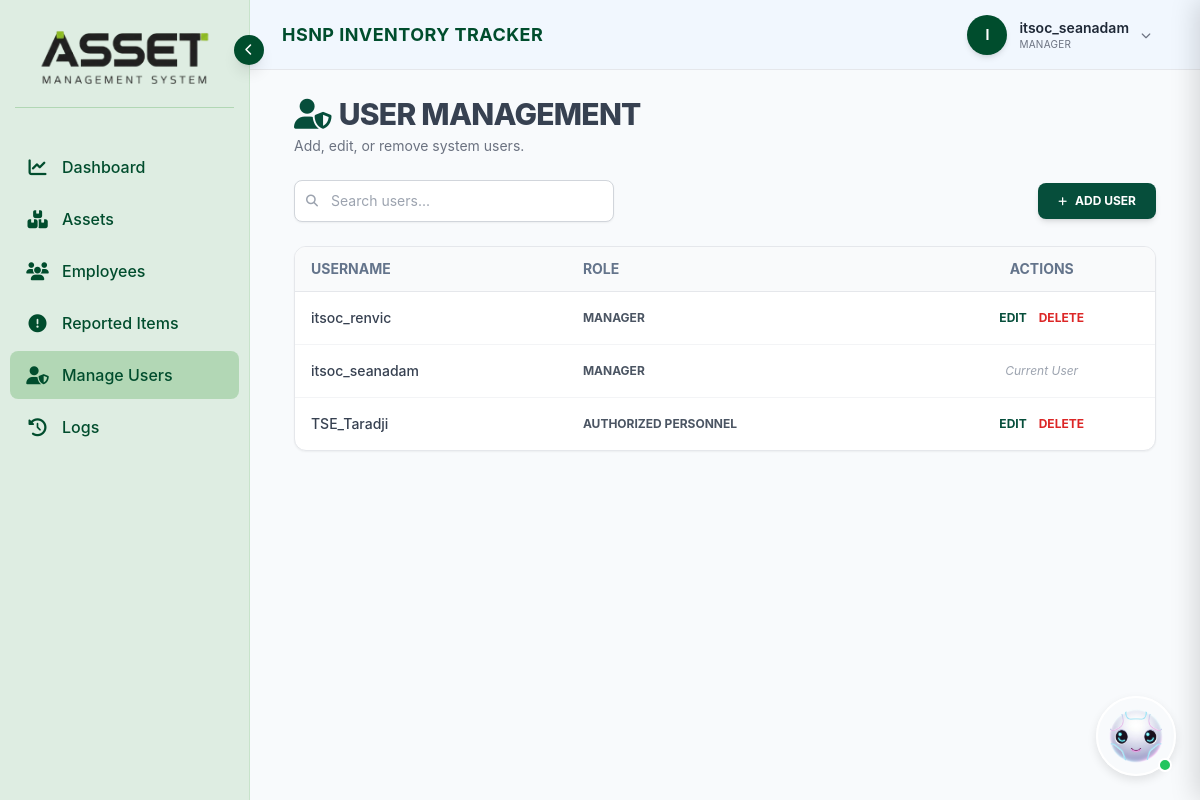
The page /index.php?page=users (signed in) on the database its author committed.
### tables this page shows
CREATE TABLE IF NOT EXISTS `users` (
  `id` int NOT NULL AUTO_INCREMENT,
  `username` varchar(50) NOT NULL,
  `password` varchar(255) NOT NULL,
  `role` enum('Manager','Authorized Personnel') NOT NULL,
  `created_at` timestamp NOT NULL DEFAULT CURRENT_TIMESTAMP,
  `displayname` varchar(100) DEFAULT NULL,
  PRIMARY KEY (`id`),
  UNIQUE KEY `username` (`username`)
);

### add_user.php (the view, shortened to what this page needs)
<?php
include 'db.php';
$stmt = $conn->prepare("SELECT id, username, role FROM users ORDER BY username ASC");
$stmt->execute();
$users = $stmt->get_result();
?>
<div class="max-w-6xl mx-auto px-4 py-6 md:px-5 md:py-8">
    <div class="header-section mb-6">
        <h1 class="text-2xl md:text-3xl font-extrabold uppercase tracking-tight text-gray-700 flex items-center gap-2">
            <i class="fas fa-user-shield text-emerald-900"></i> User Management
        </h1>
        <p class="text-gray-500 text-xs md:text-sm mt-1">Add, edit, or remove system users.</p>
    </div>
    <div class="flex flex-col md:flex-row md:justify-between items-stretch md:items-center gap-4 mb-6">
        <div class="relative w-full md:w-80">
            <i class="fas fa-search absolute left-3 top-1/2 -translate-y-1/2 text-gray-400 text-xs"></i>
            <input type="text" id="liveSearch" autocomplete="off" placeholder="Search users..."
                class="w-full pl-9 pr-4 py-2.5 border border-gray-300 rounded-lg focus:ring-2 focus:ring-emerald-900/20 focus:border-emerald-900 outline-none text-sm transition-all shadow-sm">
        </div>
        <button onclick="openAddUser()" class="bg-emerald-900 text-white px-5 py-3 md:py-2.5 rounded-lg font-bold uppercase text-xs flex items-center justify-center gap-2 hover:bg-emerald-950 transition-colors shadow-md active:scale-95">
            <i class="fas fa-plus text-[10px]"></i> Add User
        </button>
    </div>
    <div class="bg-white border border-gray-200 rounded-xl shadow-sm overflow-hidden">
        <table class="w-full text-left text-sm border-collapse" id="userTable">
            <thead class="hidden md:table-header-group bg-gray-50 border-b border-gray-200 uppercase text-slate-500 font-semibold">
                <tr>
                    <th class="px-4 py-3">Username</th>
                    <th class="px-4 py-3">Role</th>
                    <th class="px-4 py-3 text-center">Actions</th>
                </tr>
            </thead>
            <tbody id="userTableBody" class="divide-y divide-gray-100 block md:table-row-group">
                <?php if($users->num_rows === 0): ?>
                    <tr id="initialNoData" class="block md:table-row"><td colspan="3" class="text-center py-10 text-gray-400 block md:table-cell">No users found.</td></tr>
                <?php else: ?>
                    <?php while($u = $users->fetch_assoc()): ?>
                    <tr class="hover:bg-emerald-50 transition-colors block md:table-row p-4 md:p-0 relative">
                        <td class="block md:table-cell py-1 md:px-4 md:py-4">
                            <span class="font-medium text-gray-700 text-base md:text-sm"><?= htmlspecialchars($u['username']) ?></span>
                        </td>
                        <td class="block md:table-cell py-1 md:px-4 md:py-4">
                            <span class="uppercase text-[10px] md:text-xs font-bold px-2 py-0.5 rounded bg-gray-100 text-gray-600 md:bg-transparent md:p-0"><?= htmlspecialchars($u['role']) ?></span>
                        </td>
                        <td class="block md:table-cell py-3 md:px-4 md:py-4 text-center">
                            <div class="flex md:justify-center gap-4 md:gap-3 mt-2 md:mt-0">
                                <?php if($u['id'] != $_SESSION['user_id']): ?>
                                    <button onclick="openEditUser(<?= $u['id'] ?>,'<?= addslashes($u['username']) ?>','<?= $u['role'] ?>')"
                                        class="text-emerald-900 font-bold text-xs hover:underline flex items-center gap-1">
                                        <i class="   md:hidden"></i> EDIT
                                    </button>
                                    <button onclick="openDeleteUser('<?= addslashes($u['username']) ?>', <?= $u['id'] ?>)"
                                        class="text-red-600 font-bold text-xs hover:underline flex items-center gap-1">
                                        <i class=" md:hidden"></i> DELETE
                                    </button>
                                <?php else: ?>
                                    <span class="text-gray-400 text-xs italic">Current User</span>
                                <?php endif; ?>
                            </div>
                        </td>
                    </tr>
                    <?php endwhile; ?>
                <?php endif; ?>
            </tbody>
        </table>
    </div>
</div>

### index.php (shortened to what this page needs)
<?php
function isMobile() {
    return preg_match("/(android|iphone|ipad|mobile|windows phone)/i", $_SERVER['HTTP_USER_AGENT']);
}
if (!isMobile()) {
    include 'header.php';
}
$page = $_GET['page'] ?? 'dashboard';
$allowed_pages = [
    'dashboard' => 'dashboard.php',
    'assets' => 'all_assets.php',
    'add_asset' => 'add_asset.php',
     'edit_asset' => 'edit_asset.php',
    'employee' => 'accountable_persons.php',
    'users' => 'add_user.php',
    'Person_details' => 'person_details.php',
    'logs' => 'logs.php',
    'delete_file' => 'delete_file.php',
    'asset_detail' => 'asset_detail.php',
    'person_detail' => 'person_detail.php',
    'asset_history' => 'asset_history.php',
    'reports' => 'reports.php',
    'report_asset' => 'report_asset.php',
    'asset_report' => 'asset_report.php',
      'asset_report2' => 'asset_report2.php',
      'maintenance' => 'maintenance_report.php',
      'delete_asset' => 'delete_asset.php',
     'repair_report' => 'repair_report.php',
     'employee_detail' => 'employee_detail.php'
];
?>
<!DOCTYPE html>
<html lang="en">
<head>
<link rel="stylesheet" href="https://cdnjs.cloudflare.com/ajax/libs/font-awesome/6.4.0/css/all.min.css">
</head>
<body>
<?php include 'sidebar.php'; ?>
<main id="main-content">
    <?php
        if(array_key_exists($page, $allowed_pages)) include $allowed_pages[$page];
        else include 'dashboard.php';
    ?>
</main>
<div class="ai-assistant">
    <div class="ai-avatar-head" id="ai-click-zone">
        <img id="ai-face" src="3.png" alt="AI Face">
        <div class="ai-status" id="ai-dot"></div>
    </div>
</div>
</body>
</html>

### header.php (shortened to what this page needs)
<?php
$username = $_SESSION['username'] ?? 'User';
$role = $_SESSION['role'] ?? 'Staff';
?>
<script src="https://cdn.tailwindcss.com"></script>
<link rel="stylesheet" href="https://cdnjs.cloudflare.com/ajax/libs/font-awesome/6.0.0/css/all.min.css">
<div id="main-header" class="fixed top-0 right-0 left-[250px] h-[70px] bg-[#F1F7FE] backdrop-blur-md border-b border-gray-200 flex justify-between items-center px-4 md:px-8 z-50 transition-all duration-300 ease-[cubic-bezier(0.4,0,0.2,1)]">
    <div class="text-[#004d2d] font-bold tracking-wide text-sm md:text-lg uppercase">
        <span class="inline md:hidden">HIT</span> <span class="hidden md:inline">HSNP Inventory Tracker</span>
    </div>
    <div class="relative">
        <button id="profileBtn" onclick="toggleDropdown()" class="flex items-center gap-2 md:gap-3 px-2 md:px-4 py-1.5 rounded-full border border-transparent hover:bg-gray-50 transition-all duration-200">
            <div class="w-9 h-9 md:w-10 md:h-10 rounded-full bg-[#004d2d] text-white flex items-center justify-center font-bold text-sm shadow-md flex-shrink-0">
                <?= htmlspecialchars(strtoupper(substr($username, 0, 1))) ?>
            </div>
            <div class="hidden sm:flex flex-col leading-tight text-left">
                <span class="font-semibold text-sm text-gray-800"><?= htmlspecialchars($username) ?></span>
                <span class="text-[10px] uppercase tracking-wide text-gray-500"><?= htmlspecialchars($role) ?></span>
            </div>
            <i class="fas fa-chevron-down text-[10px] text-gray-500 transition-transform duration-300" id="chevronIcon"></i>
        </button>
    </div>
</div>

### sidebar.php (shortened to what this page needs)
<?php
if (!function_exists('active')) {
    function active($targetPages) {
        global $page;
        if (!is_array($targetPages)) $targetPages = [$targetPages];
        return in_array($page, $targetPages)
            ? 'bg-[rgba(0,128,0,0.2)] font-bold'
            : '';
    }
}
?>
<!DOCTYPE html>
<html lang="en">
<head>
<script src="https://cdn.tailwindcss.com"></script>
<link rel="stylesheet" href="https://cdnjs.cloudflare.com/ajax/libs/font-awesome/6.0.0/css/all.min.css">
</head>
<body>
<aside id="sidebar"
    class="relative h-screen  z-[1000]  flex flex-col transition-[width] duration-300 ease-[cubic-bezier(0.4,0,0.2,1)] border-r border-[rgba(0,128,0,0.1)] bg-[rgba(0,128,0,0.1)] text-[#004d2d] w-[250px]">
    <button onclick="toggleSidebar()" id="sidebar-toggle"
        class="absolute -right-[15px] top-[35px] w-[30px] h-[30px] flex items-center justify-center rounded-full bg-[#004d2d] text-white shadow-lg transition hover:scale-110">
        <i class="fas fa-chevron-left text-xs" id="toggle-icon"></i>
    </button>
 <div class="p-[25px_15px] text-center flex flex-col justify-center items-center relative">
    <img src="assets/Logo.png"
         id="sidebar-logo"
         class="max-w-[80%] h-auto transition-opacity duration-200">
    <div class="w-full border-t border-[rgba(0,128,0,0.2)] mt-4"></div>
</div>
    <nav class="flex-grow p-[10px] flex flex-col gap-1 overflow-x-hidden">
        <a href="index.php?page=dashboard"
           class="flex items-center p-[12px_15px] rounded-lg transition hover:bg-[rgba(0,128,0,0.05)] <?= active('dashboard') ?>">
            <i class="fas fa-chart-line w-[25px] text-lg text-center"></i>
            <span class="sidebar-text ml-3 font-medium">Dashboard</span>
        </a>
        <a href="index.php?page=assets"
           class="flex items-center p-[12px_15px] rounded-lg transition hover:bg-[rgba(0,128,0,0.05)] <?= active(['assets','asset_detail','add_asset','edit_asset','asset_report2']) ?>">
            <i class="fas fa-boxes-stacked w-[25px] text-lg text-center"></i>
            <span class="sidebar-text ml-3 font-medium">Assets</span>
        </a>
        <a href="index.php?page=employee"
           class="flex items-center p-[12px_15px] rounded-lg transition hover:bg-[rgba(0,128,0,0.05)] <?= active(['person_detail','employee']) ?>">
            <i class="fas fa-users w-[25px] text-lg text-center"></i>
            <span class="sidebar-text ml-3 font-medium">Employees</span>
        </a>
        <a href="index.php?page=maintenance"
           class="flex items-center p-[12px_15px] rounded-lg transition hover:bg-[rgba(0,128,0,0.05)] <?= active('maintenance') ?>">
            <i class="fas fa-circle-exclamation w-[25px] text-lg text-center"></i>
            <span class="sidebar-text ml-3 font-medium">Reported Items</span>
        </a>
        <?php if (isset($_SESSION['role']) && $_SESSION['role'] === 'Manager'): ?>
            <a href="index.php?page=users"
               class="flex items-center p-[12px_15px] rounded-lg transition hover:bg-[rgba(0,128,0,0.05)] <?= active('users') ?>">
                <i class="fas fa-user-shield w-[25px] text-lg text-center"></i>
                <span class="sidebar-text ml-3 font-medium">Manage Users</span>
            </a>
            <a href="index.php?page=logs"
               class="flex items-center p-[12px_15px] rounded-lg transition hover:bg-[rgba(0,128,0,0.05)] <?= active('logs') ?>">
                <i class="fas fa-history w-[25px] text-lg text-center"></i>
                <span class="sidebar-text ml-3 font-medium">Logs</span>
            </a>
        <?php endif; ?>
    </nav>
</aside>
</body>
</html>

### sidebar.php (style rules this page uses)
#sidebar { flex-shrink: 0; display: none; flex-direction: column; height: 100vh; }
@media (min-width:768px) { #sidebar { display: flex; } }

### rows shown on the page
users: username "itsoc_renvic", role "MANAGER"
users: username "itsoc_seanadam", role "MANAGER", shows "Current User"
users: username "TSE_Taradji", role "AUTHORIZED PERSONNEL"

### other values the page prints
substr($username, 0, 1) "I"
$username "itsoc_seanadam"
$role "MANAGER"
